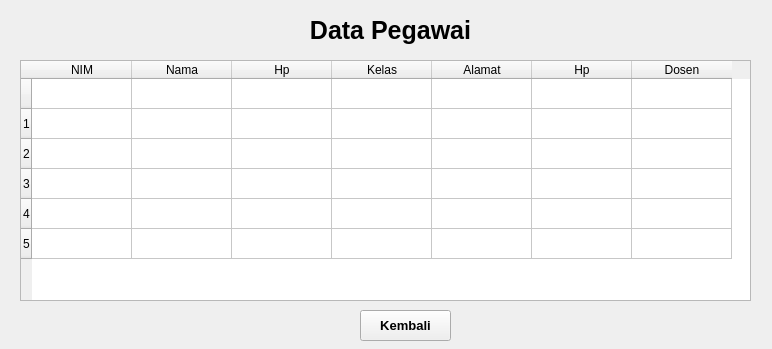
<?xml version="1.0" encoding="UTF-8"?>
<ui version="4.0">
 <class>Form</class>
 <widget class="QWidget" name="Form">
  <property name="geometry">
   <rect>
    <x>0</x>
    <y>0</y>
    <width>772</width>
    <height>349</height>
   </rect>
  </property>
  <property name="windowTitle">
   <string>Form</string>
  </property>
  <widget class="QTableWidget" name="tableWidget">
   <property name="geometry">
    <rect>
     <x>20</x>
     <y>60</y>
     <width>731</width>
     <height>241</height>
    </rect>
   </property>
   <row>
    <property name="text">
     <string/>
    </property>
   </row>
   <row>
    <property name="text">
     <string>1</string>
    </property>
   </row>
   <row>
    <property name="text">
     <string>2</string>
    </property>
   </row>
   <row>
    <property name="text">
     <string>3</string>
    </property>
   </row>
   <row>
    <property name="text">
     <string>4</string>
    </property>
   </row>
   <row>
    <property name="text">
     <string>5</string>
    </property>
   </row>
   <column>
    <property name="text">
     <string>NIM</string>
    </property>
   </column>
   <column>
    <property name="text">
     <string>Nama</string>
    </property>
   </column>
   <column>
    <property name="text">
     <string>Hp</string>
    </property>
   </column>
   <column>
    <property name="text">
     <string>Kelas</string>
    </property>
   </column>
   <column>
    <property name="text">
     <string>Alamat</string>
    </property>
   </column>
   <column>
    <property name="text">
     <string>Hp</string>
    </property>
    <property name="background">
     <color>
      <red>85</red>
      <green>255</green>
      <blue>0</blue>
     </color>
    </property>
   </column>
   <column>
    <property name="text">
     <string>Dosen</string>
    </property>
   </column>
  </widget>
  <widget class="QLabel" name="label">
   <property name="geometry">
    <rect>
     <x>10</x>
     <y>10</y>
     <width>761</width>
     <height>41</height>
    </rect>
   </property>
   <property name="font">
    <font>
     <family>MS Sans Serif</family>
     <pointsize>19</pointsize>
     <weight>75</weight>
     <bold>true</bold>
    </font>
   </property>
   <property name="text">
    <string>Data Pegawai</string>
   </property>
   <property name="alignment">
    <set>Qt::AlignCenter</set>
   </property>
  </widget>
  <widget class="QPushButton" name="pushButton">
   <property name="geometry">
    <rect>
     <x>360</x>
     <y>310</y>
     <width>91</width>
     <height>31</height>
    </rect>
   </property>
   <property name="font">
    <font>
     <family>Segoe UI</family>
     <pointsize>10</pointsize>
     <weight>75</weight>
     <bold>true</bold>
    </font>
   </property>
   <property name="text">
    <string>Kembali</string>
   </property>
  </widget>
 </widget>
 <resources/>
 <connections/>
</ui>
